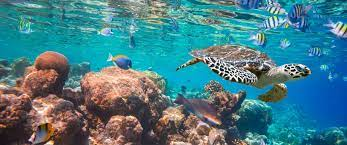
%> input picture Ma Hoang Nhat Phi - In-Class Activity 01/sea.jpg, 347 x 145 px
$ octave 'Ma Hoang Nhat Phi - In-Class Activity.m'   (GNU Octave 9; MATLAB toolbox functions it lacks are replaced by stand-ins)
%> lines starting %> are read from the running program, lines starting %| are printed output that depends on the picture
% 1
clear, clc, close all;
Img = imread('sea.jpg');
%> Img is the input picture: size 145x347x3 uint8; mean R, G, B 71, 124.4, 134.5

redComponent = Img(:, :, 1);
greenComponent = Img(:, :, 2);
blueComponent = Img(:, :, 3);

figure;
subplot(2, 2, 1);
imshow(Img);
title('Original Image');

subplot(2, 2, 2);
imshow(redComponent);
title('Red Component');

subplot(2, 2, 3);
imshow(greenComponent);
title('Green Component');

subplot(2, 2, 4);
imshow(blueComponent);
title('Blue Component');

% 2
newImage = cat(3, Img(:, :, 3), Img(:, :, 1), Img(:, :, 2));
outputFilename = 'new_sea.PNG';
imwrite(newImage, outputFilename);

figure;
imshow(newImage);
title('Swapped Image');

% 3

Img3 = imread('sea.jpg');
brightnessValue = 55;

brighterImage = Img3 + brightnessValue;
darkerImage = Img3 - brightnessValue;

gammaValue = 1.7;

gammaCorrectedImage = Img3 .^ gammaValue;

figure;
subplot(2, 2, 1);
imshow(Img);
title('Original Image');

subplot(2, 2, 2);
imshow(brighterImage);
title('Brighter Image');

subplot(2, 2, 3);
imshow(darkerImage);
title('Darker Image');

subplot(2, 2, 4);
imshow(gammaCorrectedImage);
title('Gamma Corrected Image');

%4
grayImage = rgb2gray(Img);
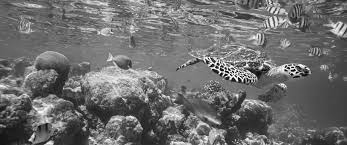
%> grayImage: size 145x347 uint8; min 0, max 255, mean 109.6

numBits = [2, 4, 6, 8];

figure;
subplot(2, 3, 1);
imshow(grayImage);
title('Original Image');

for i = 1:numel(numBits)

    numLevels = 2 ^ numBits(i);

    quantizedImage = uint8(ceil(double(grayImage) / 256 * numLevels) * (256 / numLevels));

    subplot(2, 3, i+1);
    imshow(quantizedImage);
    title(sprintf('%d-bit Quantization', numBits(i)));
end
%> this loop made 4 passes
%> pass 1, `quantizedImage = uint8(ceil(double(grayImage) / 256 * numLevels) * (25..`:
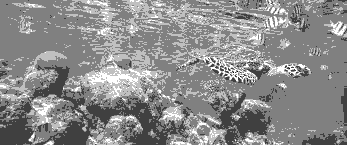
%> quantizedImage: size 145x347 uint8; min 0, max 255, mean 139.7

% 5

figure;
subplot(1, 3, 1);
imshow(grayImage);
title('Original Image');

c = 128 / log(1024);
logTransformed = c * log(1 + double(grayImage));
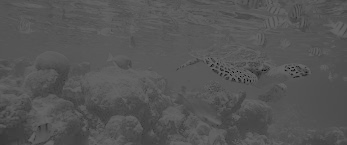
%> logTransformed: size 145x347 double; min 0, max 102.4, mean 85.4

subplot(1, 3, 2);
imshow(uint8(logTransformed));
title('Logarithm Transformation');

lut = zeros(256, 1, 'uint8');
lut(1:93) = 2 * (0:92) + 10;
lut(94:168) = 1.5 * (93:167);
lut(169:214) = 168:213;
lut(215:256) = 255;

piecewiseLinear = lut(double(grayImage) + 1);
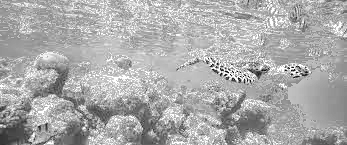
%> piecewiseLinear: size 145x347 uint8; min 10, max 255, mean 170.7

subplot(1, 3, 3);
imshow(piecewiseLinear);
title('Piecewise Linear Transformation');

% 6
image = imread('sea.jpg');

if size(image, 3) > 1
    image = rgb2gray(image);
end

figure;
subplot(2, 2, 1);
imshow(Img);
title('Original Grayscale Image');

flippedImage = fliplr(image);
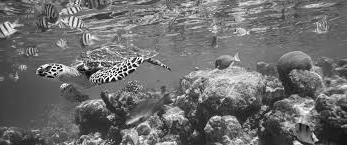
%> flippedImage: size 145x347 uint8; min 0, max 255, mean 109.6; mean of the top-left, top-right, bottom-left and bottom-right quarters 120, 120.5, 96.8, 101.5
subplot(2, 2, 2);
imshow(flippedImage);
title('Flipped Image (Left to Right)');

rotatedImage = imrotate(image, 180);
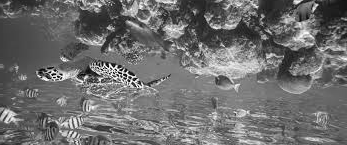
%> rotatedImage: size 145x347 uint8; min 0, max 255, mean 109.6; mean of the top-left, top-right, bottom-left and bottom-right quarters 96.5, 101, 120, 120.6

subplot(2, 2, 3);
imshow(rotatedImage);
title('Rotated Image (Clockwise 180 Degrees)');

[rows, columns] = size(image);
%> rows = 145; columns = 347
cropRect = [columns/4, rows/4, columns/2, rows/2];
%> cropRect = [86.75 36.25 173.5 72.5]
croppedImage = imcrop(image, cropRect);
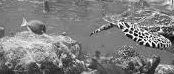
%> croppedImage: size 74x174 uint8; min 0, max 255, mean 126.7

subplot(2, 2, 4);
imshow(croppedImage);
title('Cropped Image (Central Half)');
